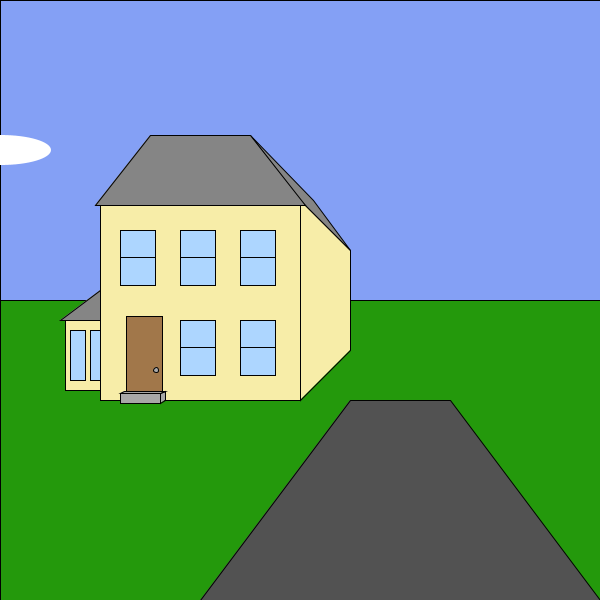
Frame 1 (no input)
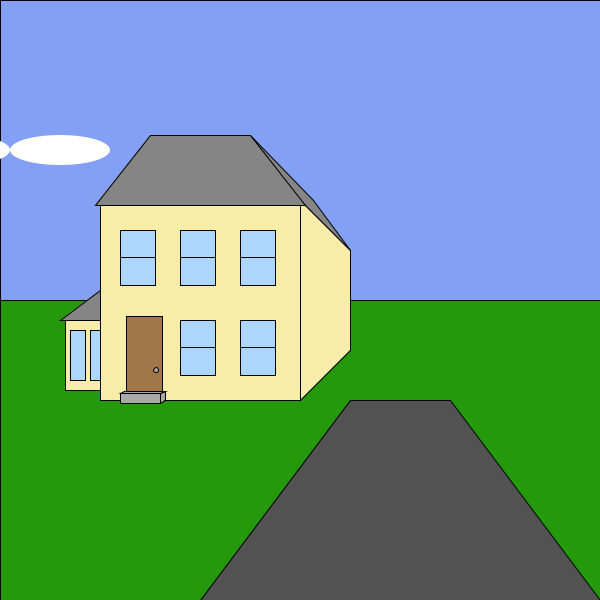
Frame 60 (the mouse pressed at the canvas centre just before this capture)
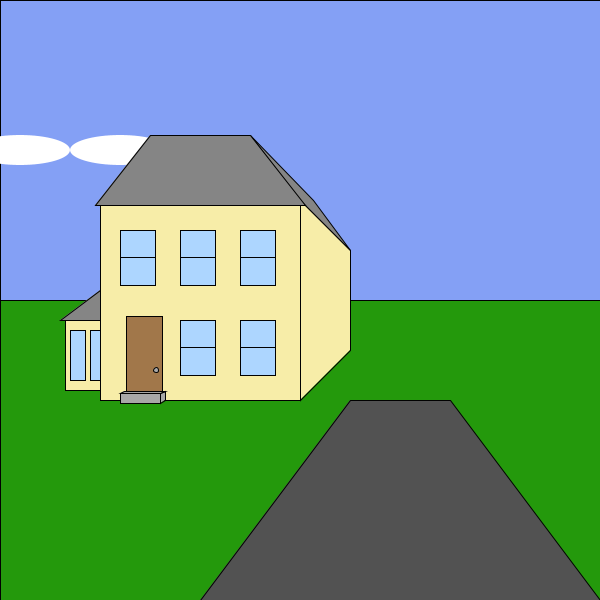
Frame 120 (the mouse held since frame 60 and released just before this capture)

The Processing sketch that drew these frames (run headless with seeded random() and noise(); from frame 60 on, the mouse is pressed at the canvas centre):

// Processing sketch: processing_130418
// ── processing_130418.pde

Cloud cloud1, cloud2, cloud3, cloud4, cloud5, cloud6;
void setup() {
  size(600, 600);
  frameRate(30);
  cloud1=new Cloud(0);
  cloud2=new Cloud(-100);
  cloud3=new Cloud(-200);
  cloud4=new Cloud(-300);
  cloud5=new Cloud(-400);
  cloud6=new Cloud(-500);
}

void draw() {

  printMouse();
  //sky
  fill(#84A0F5);
  rect(0, 0, width, 300);

  //clouds
  cloud1.makeCloud();
  cloud2.makeCloud();
  cloud3.makeCloud();
  cloud4.makeCloud();
  cloud5.makeCloud();
  cloud6.makeCloud();


  //ground
  stroke(1);
  fill(#24990C);
  rect(0, 300, width, height);
  //frame of house
  fill(#F7EDA8);
  //front face
  rect(100, 200, 200, 200);
  //right side face
  quad(300, 200, 300, 400, 350, 350, 350, 250);
  //left add on
  rect(65, 320, 35, 70);
  //roof side
  fill(#858585);
  quad(250, 135, 300, 200, 350, 250, 313, 200);
  //roof front
  quad(95, 205, 305, 205, 250, 135, 150, 135);

  //side roof left
  triangle(100, 290, 100, 320, 60, 320);
  //front step
  fill(#A8A8A8);
  rect(120, 393, 40, 10);
  //side of front step
  quad(160, 403, 165, 400, 165, 391, 160, 393);
  //top of front step
  quad(120, 393, 160, 393, 165, 391, 124, 391);
  //door
  fill(#A1774A);
  rect(124+2, 391-75, 40-4, 75);
  //door knob
  fill(#A8A8A8);
  ellipse(156, 370, 5, 5);
  //windowLeftFirstFloor- fill will change with time
  fill(#ADD6FF);
  rect(180, 320, 35, 55);
  line(180, 320+(55/2), 180+35, 320+(55/2));
  //windowRightFirstFloor
  rect(240, 320, 35, 55);
  line(240, 320+(55/2), 240+35, 320+(55/2));
  //windowRightSecondFloor
  rect(240, 230, 35, 55);
  line(240, 230+(55/2), 240+35, 230+(55/2));
  //windowMiddleSecondFloor
  rect(180, 230, 35, 55);
  line(180, 230+(55/2), 180+35, 230+(55/2));
  //windowLeftSecondFloor
  rect(120, 230, 35, 55);
  line(120, 230+(55/2), 120+35, 230+(55/2));
  //windowAddOn
  rect(70, 330, 15, 50);
  rect(90, 330, 10, 50);
  //driveway
  fill(#525252);
  quad(200, height, 600, height, 450, 400, 350, 400);
}

/////////////////////////////////////////////////////////

class Cloud {

  float cloudMove, cloudHeight;

  Cloud(float moveCloud) {

    cloudHeight=150;
    cloudMove=moveCloud;
  }

  void makeCloud() {
    cloudMove++;
    noStroke();
    fill(255);



    ellipse(cloudMove, cloudHeight, 100, 30);

    if (cloudMove==width+30) {
      cloudMove=-30;
      cloudHeight=random(20, 200);
    }
  }
}

/////////////////////////////////////////////////////////

void printMouse() {
  //just to help me draw

  println (mouseX +"," + mouseY);
}
